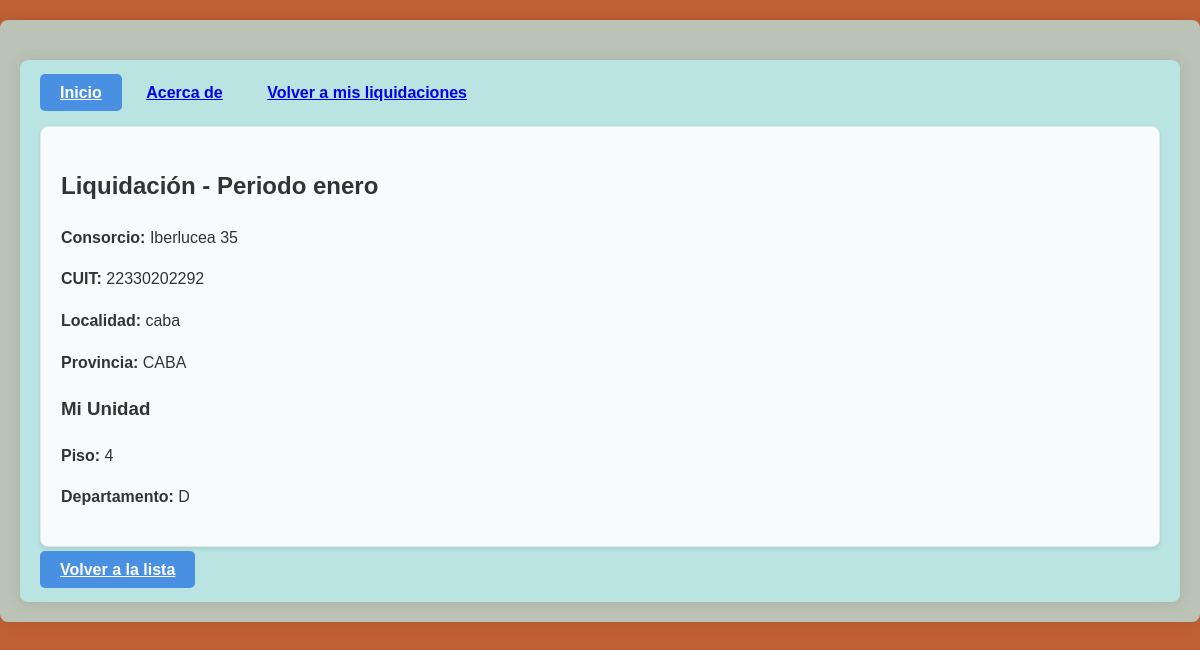
The page /propietario/liquidacion/17/ (signed in) on the database its author committed.
### tienda/models.py (models this page shows, shortened)
class Liquidacion(models.Model):
    consorcio = models.ForeignKey(Consorcio, on_delete=models.SET_NULL, null=True)
    periodo = models.CharField(max_length=255)
    class Meta:
        unique_together = ('consorcio', 'periodo')  # Restricción única compuesta

class Consorcio(models.Model):
    clave_del_consorcio = models.CharField(max_length=255, default="valor_default")
    domicilio = models.CharField(max_length=255)
    localidad =models.CharField(max_length=255, default = "caba")
    provincia = models.CharField(max_length=255, default ="Buenos Aires")
    cuit = models.CharField(max_length=11)

class Propietario(models.Model):
    user = models.OneToOneField(User, on_delete=models.CASCADE)
    unidad = models.ForeignKey(Unidades, on_delete=models.SET_NULL, null=True)
    nombre = models.CharField(max_length=255)
    apellido = models.CharField(max_length=255)
    email = models.EmailField()
    telefono = models.CharField(max_length=20)
    @property
    def consorcio(self):
        return self.unidad.liquidacion.consorcio if self.unidad else None

class Unidades(models.Model):
    liquidacion = models.ForeignKey(Liquidacion, on_delete=models.SET_NULL, null=True)
    piso = models.IntegerField()
    depto = models.CharField(max_length=255)
    class Meta:
        unique_together =("liquidacion", "piso")
        verbose_name ="unidad"
        verbose_name_plural="unidades"

### tienda/views_models/propietario.py (the view)
# urls.py: path('propietario/liquidacion/<int:pk>/', LiquidacionPropietarioDetailView.as_view(), name='liquidacion_propietario_detail'),
class LiquidacionPropietarioDetailView(PropietarioRequiredMixin, DetailView):
    model = Liquidacion
    template_name = 'tienda/propietario/liquidacion_detail.html'
    context_object_name = 'liquidacion'
    def test_func(self):
        try:
            propietario = self.request.user.propietario
            liquidacion = self.get_object()
            return propietario.consorcio == liquidacion.consorcio
        except (AttributeError, Propietario.DoesNotExist):
            return False

### tienda/templates/tienda/propietario/liquidacion_detail.html
{% extends 'tienda/base.html' %}
{% block contenido %}
<div class="container">
    <div class="navigation-buttons" style="margin-bottom: 20px;">
        <a href="{% url 'tienda:propietario_index' %}" class="btn btn-primary">Inicio</a>
        <a href="{% url 'tienda:About_propietario' %}" class="btn btn-info">Acerca de</a>
        <a href="{% url 'tienda:liquidaciones_propietario' %}" class="btn btn-secondary">Volver a mis liquidaciones</a>
    </div>
    <div class="card">
        <h2>Liquidación - Periodo {{ liquidacion.periodo }}</h2>
        <div class="info-consorcio">
            <p><strong>Consorcio:</strong> {{ liquidacion.consorcio.domicilio }}</p>
            <p><strong>CUIT:</strong> {{ liquidacion.consorcio.cuit }}</p>
            <p><strong>Localidad:</strong> {{ liquidacion.consorcio.localidad }}</p>
            <p><strong>Provincia:</strong> {{ liquidacion.consorcio.provincia }}</p>
        </div>
        <div class="info-unidad">
            <h3>Mi Unidad</h3>
            <p><strong>Piso:</strong> {{ user.propietario.unidad.piso }}</p>
            <p><strong>Departamento:</strong> {{ user.propietario.unidad.depto }}</p>
        </div>
    </div>
    <div class="mt-3">
        <a href="{% url 'tienda:liquidaciones_propietario' %}" class="btn btn-primary">Volver a la lista</a>
    </div>
</div>
{% endblock %}

### tienda/static/css/styles.css (style rules this page uses)
:root { --primary-color: #4a90e2; --secondary-color: #e8f4f8; --accent-color: #34c759; --text-color: #333; }
body { background-color: #c06135; color: var(--text-color); font-family: 'Arial', sans-serif; line-height: 1.6; margin: 0; padding: 0; }
.btn { padding: 10px 20px; border: none; border-radius: 5px; cursor: pointer; font-weight: 600; transition: all 0.3s ease; }
.btn-primary { background-color: var(--primary-color); color: white; }
.container { max-width: 1200px; margin: 0 auto; padding: 20px; background-color: #b8f4f8a9; box-shadow: 0 0 15px rgba(0,0,0,0.1); border-radius: 8px; margin-top: 20px; }
.card { background-color: #f8fbfd; border-radius: 8px; padding: 20px; margin: 10px 0; box-shadow: 0 2px 4px rgba(0,0,0,0.1); border: 1px solid #e0e9f0; }

### rows shown on the page
Liquidacion: periodo "enero", consorcio.domicilio "Iberlucea 35", consorcio.cuit "22330202292", consorcio.localidad "caba", consorcio.provincia "CABA"

### other values the page prints
{{ user.propietario.unidad.piso }} "4"
{{ user.propietario.unidad.depto }} "D"
